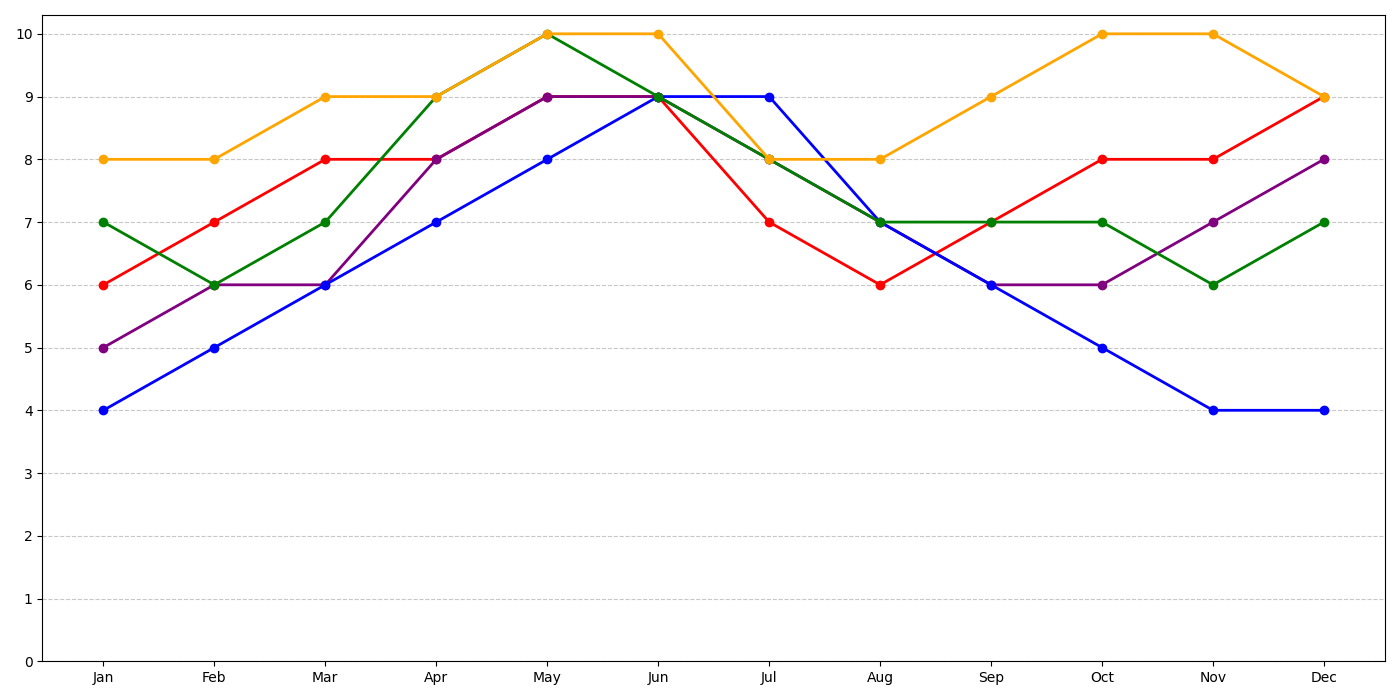

Generate this figure with Python:
import matplotlib.pyplot as plt
import numpy as np

months = np.array(['Jan', 'Feb', 'Mar', 'Apr', 'May', 'Jun', 'Jul', 'Aug', 'Sep', 'Oct', 'Nov', 'Dec'])

interest_coding = np.array([6, 7, 8, 8, 9, 9, 7, 6, 7, 8, 8, 9])
interest_cooking = np.array([5, 6, 6, 8, 9, 9, 8, 7, 6, 6, 7, 8])
interest_gardening = np.array([4, 5, 6, 7, 8, 9, 9, 7, 6, 5, 4, 4])
interest_hiking = np.array([7, 6, 7, 9, 10, 9, 8, 7, 7, 7, 6, 7])
interest_reading = np.array([8, 8, 9, 9, 10, 10, 8, 8, 9, 10, 10, 9])

interest_data = {
    'Coding': interest_coding,
    'Cooking': interest_cooking,
    'Gardening': interest_gardening,
    'Hiking': interest_hiking,
    'Reading': interest_reading
}

colors = {
    'Coding': 'red',
    'Cooking': 'purple',
    'Gardening': 'blue',
    'Hiking': 'green',
    'Reading': 'orange'
}

fig, ax = plt.subplots(figsize=(14, 7))
for hobby, interest in interest_data.items():
    ax.plot(months, interest, marker='o', color=colors[hobby], linewidth=2, linestyle='-')

ax.set_xticks(months)
ax.set_yticks(np.arange(0, 11, 1))
ax.grid(axis='y', linestyle='--', alpha=0.7)

plt.tight_layout()
plt.show()
